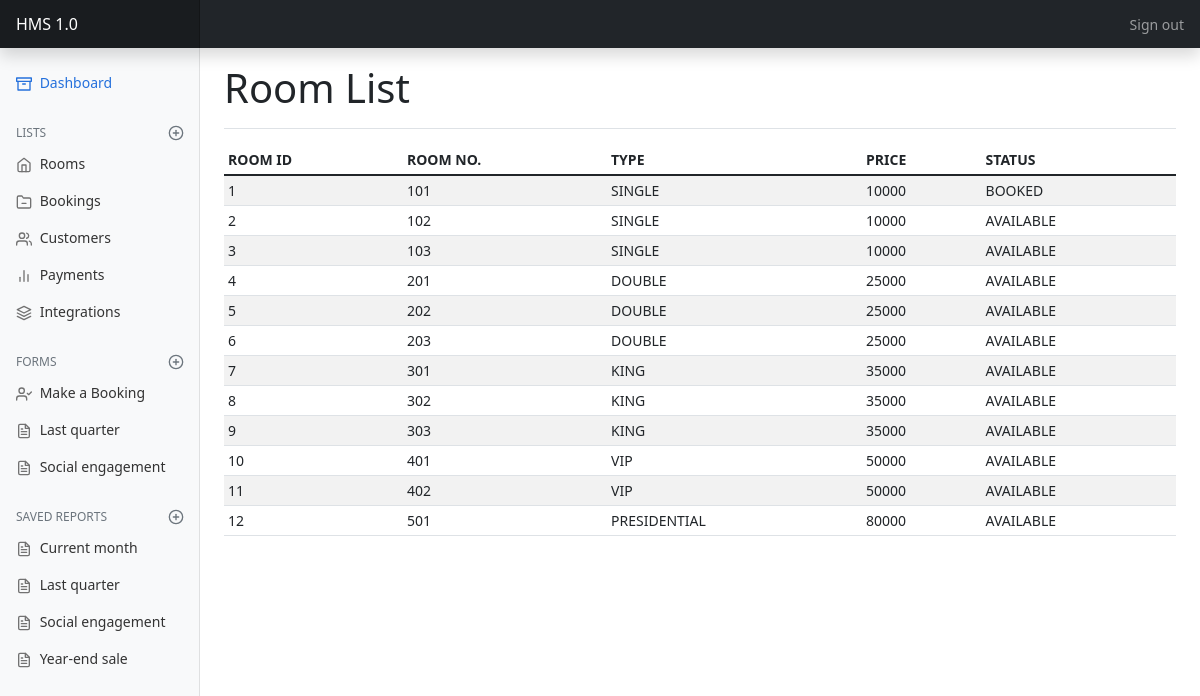
/rooms/, run on the app's committed database.
### hotel/models.py (models this page shows, shortened)
class Room(models.Model):
    room_type_id = models.ForeignKey('RoomType', on_delete=models.CASCADE)
    room_status_id = models.ForeignKey('RoomStatus', on_delete=models.CASCADE)
    room_no = models.CharField(max_length=200, unique=True)
    created_at = models.DateTimeField(auto_now_add=True, null=True)
    updated_at = models.DateTimeField(auto_now=True, null=True)

class RoomType(models.Model):
    room_type = models.CharField(max_length=200, unique=True)
    price = models.CharField(max_length=200)
    created_at = models.DateTimeField(auto_now_add=True, null=True)
    updated_at = models.DateTimeField(auto_now=True, null=True)

class RoomStatus(models.Model):
    status = models.CharField(max_length=200, unique=True)
    created_at = models.DateTimeField(auto_now_add=True, null=True)
    updated_at = models.DateTimeField(auto_now=True, null=True)

### hotel/views.py (the view)
# urls.py: path('rooms/', views.RoomList.as_view(), name='room_lists'),
class RoomList(ListView):
    model = Room

### hotel/templates/hotel/room_list.html
{% extends "hotel/base_dashboard.html" %}
{% load static %}
{% block heading %}
    <h1>Room List</h1>
{% endblock heading %}
{% block main %}
        <div class="table-responsive">
        <table class="table table-striped table-sm">
            <thead>
            <tr>
                <th scope="col">ROOM ID</th>
                <th scope="col">ROOM NO.</th>
                <th scope="col">TYPE</th>
                <th scope="col">PRICE</th>
                <th scope="col">STATUS</th>
            </tr>
            </thead>
            <tbody>
            {% for room in room_list %}
            <tr>
                <td>{{room.id}}</td>
                <td>{{room.room_no}}</td>
                <td>{{room.room_type_id.room_type}}</td>
                <td>{{room.room_type_id.price}}</td>
                <td>{{room.room_status_id.status}}</td>
            </tr>
            {% endfor %}
            </tbody>
        </table>
        </div>
{% endblock main %}

### hotel/static/hotel/dashboard.css (style rules this page uses)
body { font-size: .875rem; }

### data on the page
Room: id "1", room_no "101", room_type_id.room_type "SINGLE", room_type_id.price "10000", room_status_id.status "BOOKED"
Room: id "2", room_no "102", room_type_id.room_type "SINGLE", room_type_id.price "10000", room_status_id.status "AVAILABLE"
Room: id "3", room_no "103", room_type_id.room_type "SINGLE", room_type_id.price "10000", room_status_id.status "AVAILABLE"
Room: id "4", room_no "201", room_type_id.room_type "DOUBLE", room_type_id.price "25000", room_status_id.status "AVAILABLE"
Room: id "5", room_no "202", room_type_id.room_type "DOUBLE", room_type_id.price "25000", room_status_id.status "AVAILABLE"
Room: id "6", room_no "203", room_type_id.room_type "DOUBLE", room_type_id.price "25000", room_status_id.status "AVAILABLE"
Room: id "7", room_no "301", room_type_id.room_type "KING", room_type_id.price "35000", room_status_id.status "AVAILABLE"
Room: id "8", room_no "302", room_type_id.room_type "KING", room_type_id.price "35000", room_status_id.status "AVAILABLE"
Room: id "9", room_no "303", room_type_id.room_type "KING", room_type_id.price "35000", room_status_id.status "AVAILABLE"
Room: id "10", room_no "401", room_type_id.room_type "VIP", room_type_id.price "50000", room_status_id.status "AVAILABLE"
Room: id "11", room_no "402", room_type_id.room_type "VIP", room_type_id.price "50000", room_status_id.status "AVAILABLE"
Room: id "12", room_no "501", room_type_id.room_type "PRESIDENTIAL", room_type_id.price "80000", room_status_id.status "AVAILABLE"
